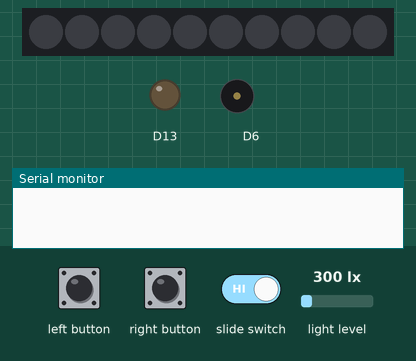
A sketch run on a simulated Adafruit Circuit Playground Express. Parts: 10 RGB LEDs in strip order, left to right, output pins drawn as LEDs (lit = HIGH), buzzer (waves = sounding), the last lines printed to the serial monitor. The inputs (shaded band) are chosen by the test bench; at power-on: light level 300 lx. Dim RGB values are drawn brighter than linear; random numbers use the default seed unless the sketch sets one.

Above: at 1.2 s.
1.3 s: left button pressed for 1 s
At 3.2 s:
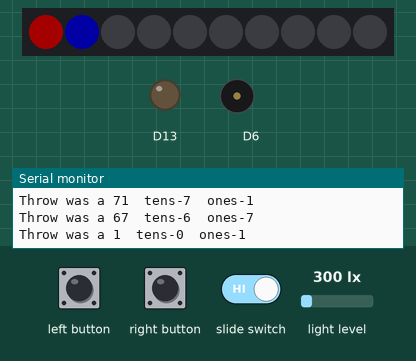
3.8 s: right button pressed for 3.2 s
At 8.2 s:
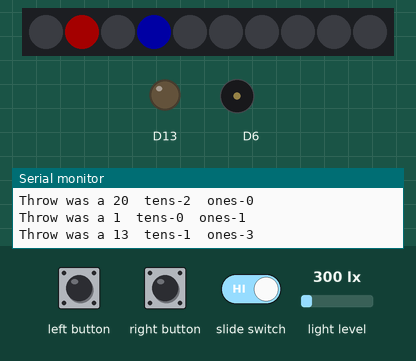
8.5 s: right button pressed for 1 s
At 9.9 s:
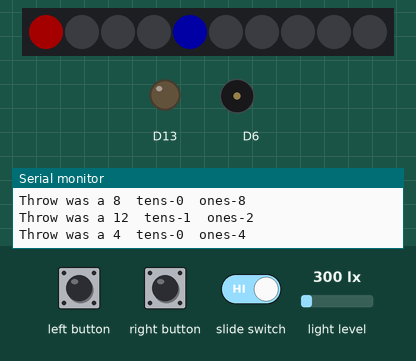
11.0 s: left button pressed for 1 s
At 13.1 s:
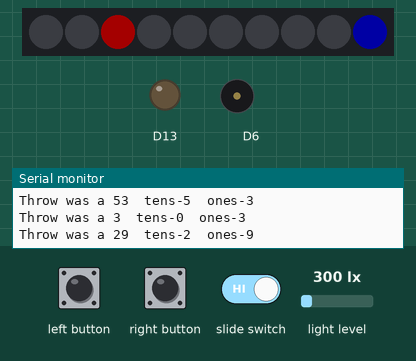
Timing chart, 0 to 14.5 s (numbered marks = the images above; inputs shaded):
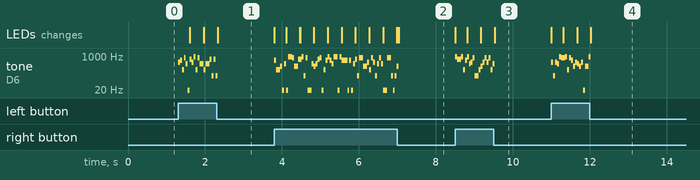

The sketch:

CircuitPlaygroundDiceBag.ino
```cpp
#include <SPI.h>
#include <Wire.h>
#include <Adafruit_CircuitPlayground.h>

/*
The Circuit Playground Dice Bag  - CC Attribution-ShareAlike 4.0 International Tom Higgins & Sons

TO select the type of die you would like to throw
  First put the Select Switch in the proper position
  Then press the proper Button


You can hold down the Button and it will flash through many tosses.
Release the Button and your results will show on the Circuit Playground as
two (or one) lit NeoPixel

Red=Tens Place (0-9)
Blue=Ones Place (0-9)
Green=Tens and Ones are the same (00,11,22,33,44,55,66,77,88,99)

The NeoPixels are arranged from 0 - 9 . If you are holding your Circuit Playground with the USB port facing Up

0 is the top left NeoPixel closest to the USB port
1 is to the left of that
..
4 is the bottom let NeoPixel closest to the Battery Jack
5 is the bottom right NeoPixel closest to the Battery Jack
..
9 is the top tight NeoPixel closest to the USB port


*/

int troll = 0;
int ones = 0;
int tens = 0;


void setup()
{
	Serial.begin(9600);
	randomSeed(analogRead(0));
    CircuitPlayground.begin();
}

void loop()
{
	CircuitPlayground.setBrightness((CircuitPlayground.lightSensor()+4)/4);         //variable neopixel birghtness based on current light level
if (CircuitPlayground.slideSwitch()) {
	if (CircuitPlayground.leftButton()) {tossd100();}
	if (CircuitPlayground.rightButton()) {tossd20();}
      }
else
	{
	if (CircuitPlayground.leftButton()) {tossd12();}
	if (CircuitPlayground.rightButton()) {tossd06();}
	}
}

void tossd100() {                                         // function for d100
	troll = random(0,99);
    prepthrow(troll);
}

void tossd20() {                                          // function for d20
	troll = random(1,21);
    prepthrow(troll);

}

void tossd12() {                                          // function for d12
	troll = random(1,13);
    prepthrow(troll);
}

void tossd06() {	                                      // function for d6
	troll = random(1,7);
    prepthrow(troll);
}

void prepthrow(int troll) {                               // function to take the roll and parse it to tens and ones
	Serial.println(" ");                                  // print throw results to the console
	Serial.print("Throw was a ");
	Serial.print(troll);
    ones=troll % 10;
    tens=troll / 10;
	showtoss(ones,tens);
   }


void showtoss(int ones,int tens) {                         // function to display the results on the neopixels
	Serial.print("  tens-");                              // print the tens and ones breakdown to console
	Serial.print(tens);
	Serial.print("  ones-");
	Serial.print(ones);
	CircuitPlayground.clearPixels();
	CircuitPlayground.playTone((ones*100)+1, 50);         // attemped to make it sound like dice being rolled
	if (ones==tens){
	CircuitPlayground.setPixelColor(tens, 5, 255, 5);     // if ones and tens are the same show as green

	}
	else {
	CircuitPlayground.setPixelColor(ones, 5, 5, 255);     // show ones as blue
	CircuitPlayground.setPixelColor(tens, 255, 5, 5); }   // show tens as red
}
```

Measured:
- after the input at 1.3 s, tone on D6: plays 501 Hz for 0.05 s, 601 Hz for 0.05 s, 201 Hz for 0.05 s, 801 Hz for 0.05 s, 401 Hz for 0.05 s, 1 Hz for 0.05 s … (18 notes in this stretch), starting at once; the LEDs: first change after 0.31 s (image 1 shows a later state)
- after the input at 3.8 s, tone on D6: plays 601 Hz for 0.05 s, 201 Hz for 0.10 s, 301 Hz for 0.05 s, 1 Hz for 0.05 s, 401 Hz for 0.05 s, 1 Hz for 0.05 s … (51 notes in this stretch), starting at once; the LEDs: first change at once (image 2 shows a later state)
- after the input at 8.5 s, tone on D6: plays 901 Hz for 0.05 s, 701 Hz for 0.10 s, 901 Hz for 0.05 s, 201 Hz for 0.05 s, 601 Hz for 0.05 s, 901 Hz for 0.05 s … (18 notes in this stretch), starting at once; the LEDs: first change at once (image 3 shows a later state)
- after the input at 11.0 s, tone on D6: plays 501 Hz for 0.05 s, 101 Hz for 0.05 s, 501 Hz for 0.05 s, 401 Hz for 0.05 s, 901 Hz for 0.05 s, 801 Hz for 0.10 s … (18 notes in this stretch), starting at once; the LEDs: first change at once (image 4 shows a later state)
